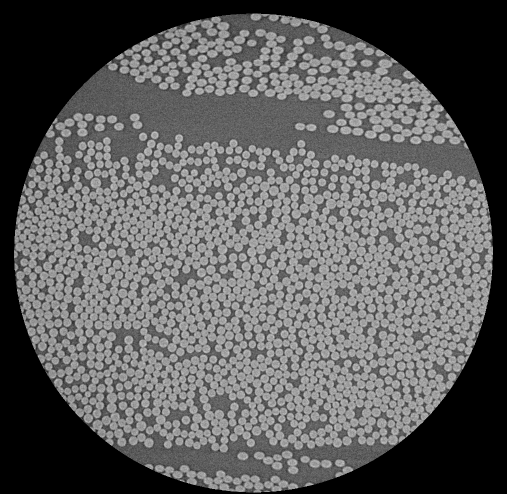
#> input picture Chapter01/data/fibres_xcth.png, 1013 x 988 px (shown at 1/2 size)
$ jupyter execute derivative.ipynb   (shell and % lines are left out)
#> lines starting #> are read from the running program, lines starting #| are printed output that depends on the picture; long printed decimals are rounded
### Chapter01/functions.py
from scipy.ndimage import convolve
from scipy.linalg import circulant
import numpy as np
import skimage
from loguru import logger
import matplotlib.pyplot as plt


# [24 lines left out: functions smooth_image_2D, create_1D_kernel, not called in this run]


def derivative_1D_kernel(sigma, x):
    kernel = -x/(sigma**2) * np.exp(-0.5 * (x/sigma)**2)
    return kernel


def create_1D_kernel_2(t, n, return_x = False):
    sigma = np.sqrt(t)
    print(f"Sigma: {sigma}")
    radius = int(np.ceil(sigma * n))
    x = np.arange(-radius, radius + 1)
    kernel = np.exp(-x**2 / (2 * sigma**2))
    kernel /= kernel.sum()
    if  return_x == True:
        return kernel, x
    return kernel


def create_1D_kernel_grad_2(t, n, return_x = False):
    sigma = np.sqrt(t)
    print(f"Sigma: {sigma}")
    radius = int(np.ceil(sigma * n))
    x = np.arange(-radius, radius + 1)
    kernel = -x/(sigma**2) * np.exp(-0.5 * (x/sigma)**2)
    if return_x == True:
        return kernel, x
    return kernel


# [24 lines left out: function apply_separable_gaussian_convolution, not called in this run]


def convolve_columns(image, kernel_1D):
    """
    Apply 1D convolution along columns.

    Args:
        image (numpy.ndarray): Input image.
        kernel_1D (numpy.ndarray): 1D Gaussian kernel.

    Returns:
        numpy.ndarray: Image after column-wise convolution.
    """
    column_wise_gaussian_kernel = kernel_1D.reshape(-1, 1)
    return convolve(image, column_wise_gaussian_kernel)

# [13 lines left out: function convolve_rows, not called in this run]


def get_gray_image(path):
    image_original = skimage.io.imread(path)
    return skimage.img_as_float(image_original)


# [204 lines left out: functions length_of_segmentation_boundary, create_entry, save_to_file, smoothing_equation_1_10_2, get_gaussian_kernels, calculate_distance_ and 1 more, not called in this run]

# [2 lines that do not run on import are left out]

### Chapter01/derivative.ipynb
[cell 1]
import numpy as np
import matplotlib.pyplot as plt
import skimage
from scipy.ndimage import convolve
from scipy.ndimage import gaussian_filter1d, gaussian_filter, gaussian_gradient_magnitude
from functions import *

[cell 2]
# standard deviation of the Gaussian kernel nad the number of standard deviations to consider
SIGMA  = 5
N = 4.5

# create the 1D kernel
kernel_1D = create_1D_kernel_2(SIGMA, N)
kernel_1D_grad = create_1D_kernel_grad_2(SIGMA, N)
assert np.allclose(kernel_1D.sum(), 1), "Kernel is not normalized"

[cell 3]
def get_gray_image(path):
#> called with path = 'data/fibres_xcth.png'
    image_original = skimage.io.imread(path)
#> image_original is the input picture: shape (988, 1013) uint16; min 0, max 56436, mean 24016.1
    return skimage.img_as_float(image_original)


image = get_gray_image(f"data/fibres_xcth.png")

[cell 4]
import numpy as np
from scipy.ndimage import convolve
import matplotlib.pyplot as plt

def verify_gaussian_derivative(image, sigma=1.0, n=3):
    # Create 1D Gaussian kernel
    gaussian_kernel = create_1D_kernel_2(sigma, n)

    # Method 1: Convolve with Gaussian, then take derivative
    # First convolve with Gaussian
    smoothed = convolve_columns(image, gaussian_kernel)

    # Then take derivative using [0.5, 0, -0.5] kernel
    derivative_kernel = np.array([0.5, 0, -0.5])
    result1 = convolve_columns(smoothed, derivative_kernel)
#> in convolve_columns (call 2), `return convolve(image, column_wise_gaussian_kernel)`:
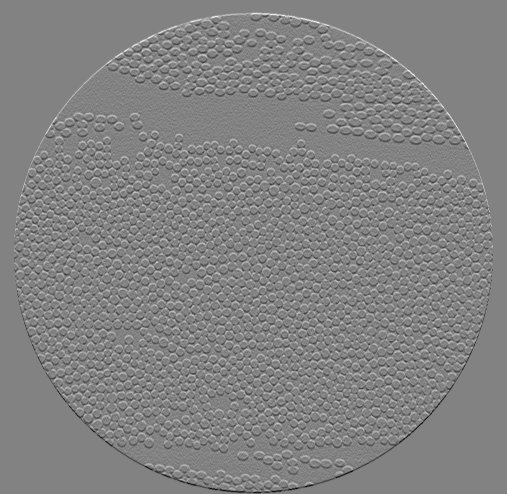
#> returned value: shape (988, 1013) float64 (shown at 1/2 size); min -0.243, max 0.232, mean 6.49e-08; drawn with min black and max white

    # Method 2: Convolve with derivative of Gaussian directly
    gaussian_derivative_kernel = create_1D_kernel_grad_2(sigma, n)
    result2 = convolve_columns(image, gaussian_derivative_kernel)

    # Compare results
    difference = np.abs(result1 - result2)
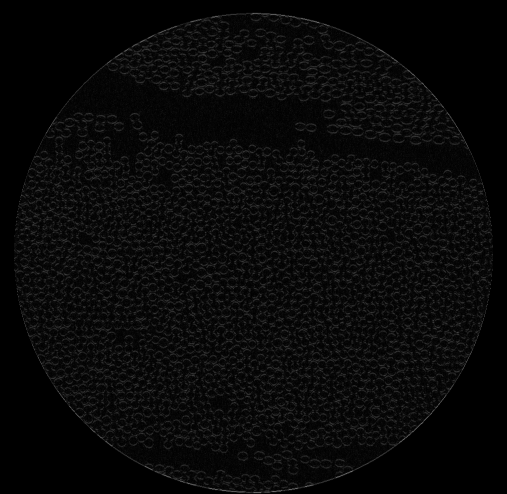
#> difference: shape (988, 1013) float64 (shown at 1/2 size); min 0, max 0.453, mean 0.0366
    avg_difference = np.mean(difference)
#> avg_difference = 0.0366

    return result1, result2, difference, avg_difference

# Test with a sample image (you can replace this with your actual image)
def test_verification():
    # Create a simple test image (e.g., a gradient)
    # Replace test_image creation with your image
    image = get_gray_image("data/fibres_xcth.png")
    result1, result2, difference, avg_diff = verify_gaussian_derivative(image)
#> avg_diff = 0.0366

    # Plot results
    plt.figure(figsize=(15, 5))

    plt.subplot(131)
    plt.imshow(result1, cmap='gray')
    plt.title('Method 1: Gaussian then derivative')

    plt.subplot(132)
    plt.imshow(result2, cmap='gray')
    plt.title('Method 2: Derivative of Gaussian')

    plt.subplot(133)
    plt.imshow(difference, cmap='hot')
    plt.title(f'Difference (avg: {avg_diff:.6f})')

    plt.tight_layout()
    plt.show()
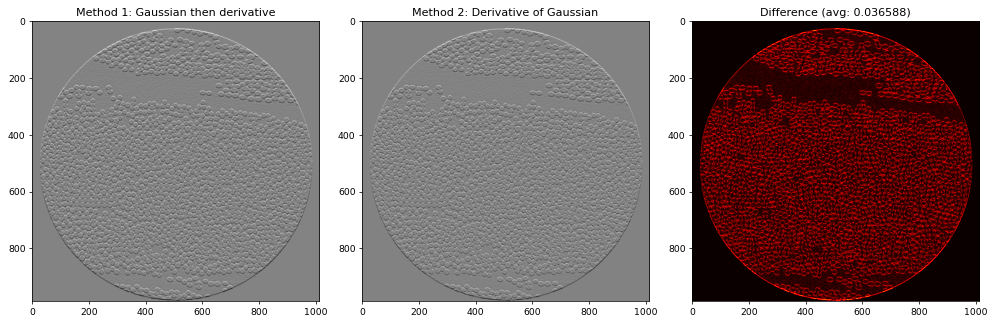
#> figure drawn by matplotlib, 3 panels

    print(f"Average absolute difference between methods: {avg_diff:.6f}")
#| Average absolute difference between methods: 0.03659

# Run the test
test_verification()

$ run again, with Chapter01/data/noisy_number_2023.png copied over Chapter01/data/fibres_xcth.png
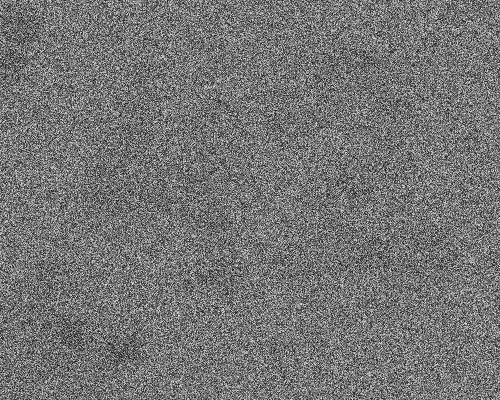
#> input picture Chapter01/data/noisy_number_2023.png, 500 x 400 px
#> in get_gray_image, image_original is the input picture: shape (400, 500); min 13, max 225, mean 117.2
#> in verify_gaussian_derivative, `difference = np.abs(result1 - result2)`:
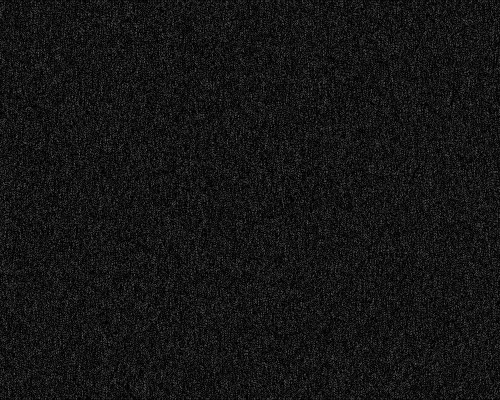
#> difference: shape (400, 500) float64; min 3.2e-07, max 0.406, mean 0.084
#> avg_difference = 0.084
#> in test_verification, `plt.show()`:
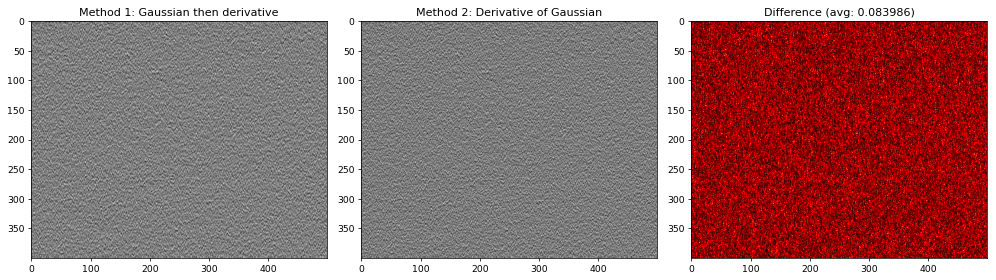
#> figure drawn by matplotlib, 3 panels
#| Average absolute difference between methods: 0.08399
